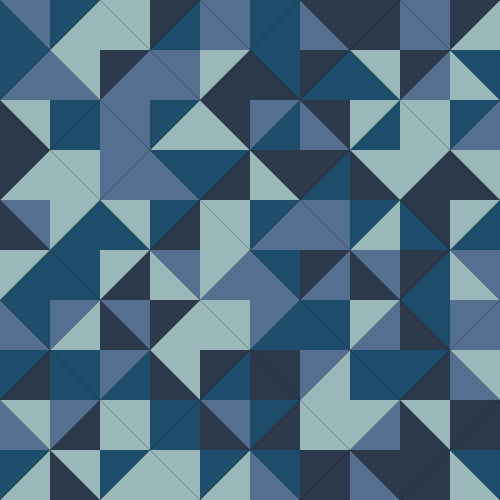
Frame 1 (no input)
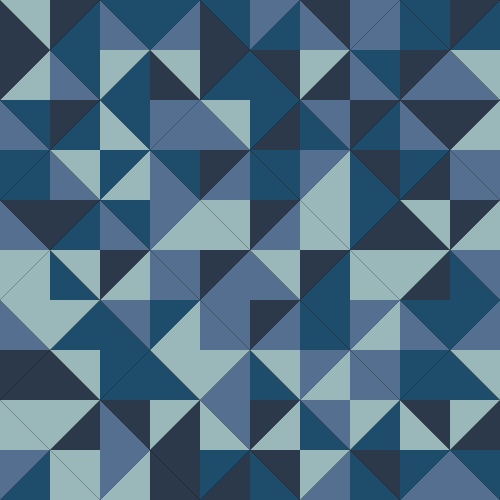
Frame 60 (the mouse pressed at the canvas centre just before this capture)
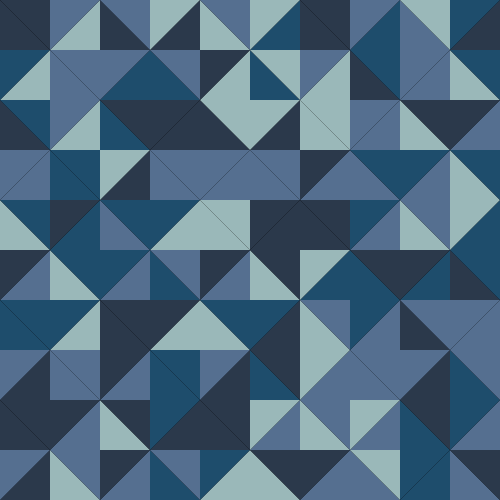
Frame 120 (the mouse held since frame 60 and released just before this capture)

The Processing sketch that drew these frames (run headless with seeded random() and noise(); from frame 60 on, the mouse is pressed at the canvas centre):

// Processing sketch: processing_51617
// ── processing_51617.pde

int Spacing = 50;
int XPos = 0;
int YPos= 0;
  
//color[] mycolors = {#9AB8B9,#47586c,#bd776d,#012f46,#2A3A55,#552A3C,#FAD930,
//#FF600F,#729DD8,#9DAA76,#AA7692,#9376AA,#B9351E,#E32E2E,#29333E,#F50202,#4B3C50,
//#5D6293};
 
color[] mycolors = {#9AB8B9,#556F90,#1E4D6C,#2B394B,#2B394B};
 
 
void setup() {
  size(500,500);
  colorMode(HSB);
  frameRate (11);
}
 
void draw() {
  background(0);
  noStroke();
  
  for(int XPos=0;XPos<500;XPos=XPos+100) {
    for (int YPos=0;YPos<500;YPos=YPos+100) {
      fill(mycolors [int(random(0,4))]);
      triangle(XPos, YPos, XPos, YPos+Spacing, XPos+Spacing, YPos+Spacing);
      fill(mycolors [int(random(0,4))]);
      triangle(XPos, YPos, XPos+Spacing, YPos, XPos+Spacing, YPos+Spacing);
    }
  }
 
 
  for(int XPos=0;XPos<500;XPos=XPos+100) {
    for (int YPos=0;YPos<500;YPos=YPos+100) {
      fill(mycolors [int(random(0,4))]);
      triangle(XPos+50, YPos+50, XPos+50, YPos+Spacing+50, XPos+Spacing+50, YPos+Spacing+50);
      fill(mycolors [int(random(0,4))]);
      triangle(XPos+50, YPos+50, XPos+Spacing+50, YPos+50, XPos+Spacing+50, YPos+Spacing+50);
    }
  }
 
  for(int XPos=0;XPos<500;XPos=XPos+100) {
    for (int YPos=0;YPos<500;YPos=YPos+100) {
      fill(mycolors [int(random(0,4))]);
      triangle(XPos+50, YPos+Spacing, XPos+Spacing+50, YPos+Spacing, XPos+Spacing+50, YPos);
      fill(mycolors [int(random(0,4))]);
      triangle(XPos+50, YPos+Spacing, XPos+50, YPos, XPos+Spacing+50, YPos);
    }
  }
 
 
  for(int XPos=0;XPos<500;XPos=XPos+100) {
    for (int YPos=0;YPos<500;YPos=YPos+100) { 
      fill(mycolors [int(random(0,4))]);
      triangle(XPos, YPos+Spacing+50, XPos+Spacing, YPos+Spacing+50, XPos+Spacing, YPos+50);
      fill(mycolors [int(random(0,4))]);
      triangle(XPos, YPos+Spacing+50, XPos, YPos+50, XPos+Spacing, YPos+50);
    }
  }
}


   
                
